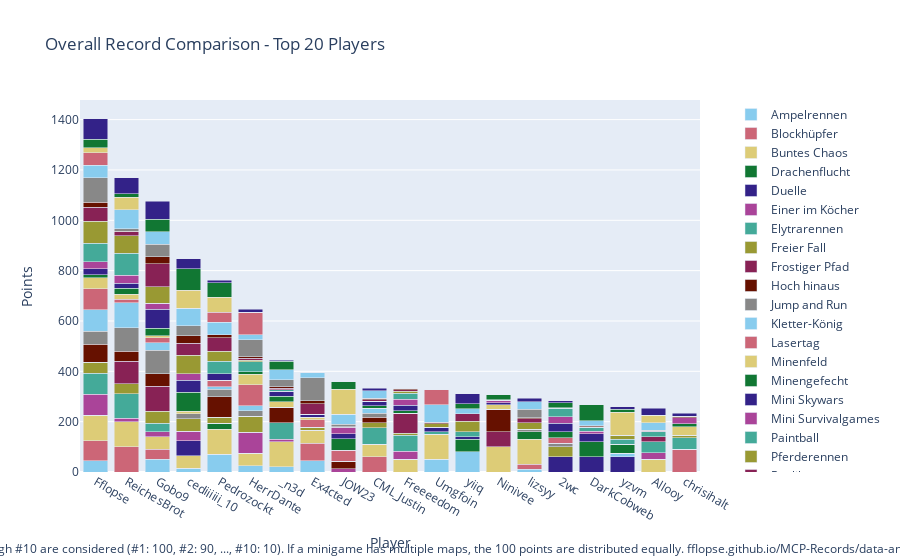

Here is the notebook cell this chart was saved with:
### Code cell
import plotly.graph_objects as go

# Sum all columns to get the total score
outDf['Total'] = outDf.sum(axis=1)

# Sort by total score and fill N/A values with 0
outDf = outDf.sort_values(by='Total', ascending=False).fillna(0)

# Crop to top 10 players
cropDf = outDf.head(20).copy()

# Drop the 'Total' column for plotting
cropDf = cropDf.drop(columns=['Total'])

# Create a color palette
color_palette = px.colors.qualitative.Safe

# Create the stacked bar plot
fig = go.Figure()

for column in cropDf.columns.difference(['Player']):
    fig.add_trace(go.Bar(
        x=cropDf.index,
        y=cropDf[column],
        name=column,
        marker_color=color_palette[len(fig.data) % len(color_palette)]
    ))

# Update layout
fig.update_layout(
    barmode='stack',
    title='Overall Record Comparison - Top 20 Players',
    xaxis=dict(title='Player'),
    yaxis=dict(title='Points'),
    #height=800,
    #width=1000,
    legend=dict(
        x=1.05,
        y=0.5,
        traceorder='normal',
        font=dict(size=12),
        bgcolor='rgba(255, 255, 255, 0)',
        bordercolor='rgba(0, 0, 0, 0)'
    ),
    margin=dict(r=200),  # Adjust right margin to make room for the legend
    annotations=[
        dict(
            x=0.5,
            y=-0.235,
            xref='paper',
            yref='paper',
            text='Max 100 points per minigame. Records #1 through #10 are considered (#1: 100, #2: 90, ..., #10: 10). If a minigame has multiple maps, the 100 points are distributed equally. fflopse.github.io/MCP-Records/data-analysis/global-ranking.ipynb',
            showarrow=False,
            font=dict(size=12),
            xanchor='center'
        )
    ]
)

fig.show()

# save the plot as an html file

fig.write_html('out/overall_record_comparison.html')

### Figure 1 — Plotly figure (JSON) as saved in the notebook; plotly's stock layout.template omitted (floating-point values rounded to 4 significant figures)
{"data": [{"marker": {"color": "rgb(136, 204, 238)"}, "name": "Ampelrennen", "type": "bar", "x": ["Fflopse", "ReichesBrot", "Gobo9", "cediiiiii_10", "Pedrozockt", "HerrDante", "_n3d", "Ex4cted", "JOW23", "CML_Justin", "Freeeedom", "Umgfoin", "yiiq", "Ninivee", "lizsyy", "2wc", "DarkCobweb", "yzvm", "Allooy", "chrisihalt"], "y": [45, 0, 50, 15, 70, 25, 20, 45, 0, 0, 0, 50, 0, 0, 10, 0, 0, 0, 0, 0]}, {"marker": {"color": "rgb(204, 102, 119)"}, "name": "Blockhüpfer", "type": "bar", "x": ["Fflopse", "ReichesBrot", "Gobo9", "cediiiiii_10", "Pedrozockt", "HerrDante", "_n3d", "Ex4cted", "JOW23", "CML_Justin", "Freeeedom", "Umgfoin", "yiiq", "Ninivee", "lizsyy", "2wc", "DarkCobweb", "yzvm", "Allooy", "chrisihalt"], "y": [80, 100, 40, 0, 0, 0, 0, 70, 0, 60, 0, 0, 0, 0, 20, 0, 0, 0, 0, 90]}, {"marker": {"color": "rgb(221, 204, 119)"}, "name": "Buntes Chaos", "type": "bar", "x": ["Fflopse", "ReichesBrot", "Gobo9", "cediiiiii_10", "Pedrozockt", "HerrDante", "_n3d", "Ex4cted", "JOW23", "CML_Justin", "Freeeedom", "Umgfoin", "yiiq", "Ninivee", "lizsyy", "2wc", "DarkCobweb", "yzvm", "Allooy", "chrisihalt"], "y": [100, 100, 50, 50, 100, 50, 100, 50, 0, 50, 50, 100, 0, 100, 100, 0, 0, 0, 50, 0]}, {"marker": {"color": "rgb(17, 119, 51)"}, "name": "Drachenflucht", "type": "bar", "x": ["Fflopse", "ReichesBrot", "Gobo9", "cediiiiii_10", "Pedrozockt", "HerrDante", "_n3d", "Ex4cted", "JOW23", "CML_Justin", "Freeeedom", "Umgfoin", "yiiq", "Ninivee", "lizsyy", "2wc", "DarkCobweb", "yzvm", "Allooy", "chrisihalt"], "y": [0, 0, 0, 0, 23.33, 0, 0, 0, 0, 0, 0, 0, 0, 0, 30, 0, 0, 0, 0, 0]}, {"marker": {"color": "rgb(51, 34, 136)"}, "name": "Duelle", "type": "bar", "x": ["Fflopse", "ReichesBrot", "Gobo9", "cediiiiii_10", "Pedrozockt", "HerrDante", "_n3d", "Ex4cted", "JOW23", "CML_Justin", "Freeeedom", "Umgfoin", "yiiq", "Ninivee", "lizsyy", "2wc", "DarkCobweb", "yzvm", "Allooy", "chrisihalt"], "y": [0, 0, 0, 60, 0, 0, 0, 0, 0, 0, 0, 0, 0, 0, 0, 60, 60, 60, 0, 0]}, {"marker": {"color": "rgb(170, 68, 153)"}, "name": "Einer im Köcher", "type": "bar", "x": ["Fflopse", "ReichesBrot", "Gobo9", "cediiiiii_10", "Pedrozockt", "HerrDante", "_n3d", "Ex4cted", "JOW23", "CML_Justin", "Freeeedom", "Umgfoin", "yiiq", "Ninivee", "lizsyy", "2wc", "DarkCobweb", "yzvm", "Allooy", "chrisihalt"], "y": [83.33, 13.33, 20, 36.67, 0, 83.33, 10, 0, 13.33, 0, 33.33, 0, 0, 0, 0, 0, 0, 0, 26.67, 0]}, {"marker": {"color": "rgb(68, 170, 153)"}, "name": "Elytrarennen", "type": "bar", "x": ["Fflopse", "ReichesBrot", "Gobo9", "cediiiiii_10", "Pedrozockt", "HerrDante", "_n3d", "Ex4cted", "JOW23", "CML_Justin", "Freeeedom", "Umgfoin", "yiiq", "Ninivee", "lizsyy", "2wc", "DarkCobweb", "yzvm", "Allooy", "chrisihalt"], "y": [83.33, 96.67, 33.33, 0, 0, 0, 66.67, 0, 0, 66.67, 63.33, 10, 0, 0, 0, 0, 0, 0, 43.33, 46.67]}, {"marker": {"color": "rgb(153, 153, 51)"}, "name": "Freier Fall", "type": "bar", "x": ["Fflopse", "ReichesBrot", "Gobo9", "cediiiiii_10", "Pedrozockt", "HerrDante", "_n3d", "Ex4cted", "JOW23", "CML_Justin", "Freeeedom", "Umgfoin", "yiiq", "Ninivee", "lizsyy", "2wc", "DarkCobweb", "yzvm", "Allooy", "chrisihalt"], "y": [45, 40, 47.5, 50, 25, 62.5, 0, 12.5, 0, 20, 7.5, 0, 0, 0, 0, 40, 0, 0, 0, 10]}, {"marker": {"color": "rgb(136, 34, 85)"}, "name": "Frostiger Pfad", "type": "bar", "x": ["Fflopse", "ReichesBrot", "Gobo9", "cediiiiii_10", "Pedrozockt", "HerrDante", "_n3d", "Ex4cted", "JOW23", "CML_Justin", "Freeeedom", "Umgfoin", "yiiq", "Ninivee", "lizsyy", "2wc", "DarkCobweb", "yzvm", "Allooy", "chrisihalt"], "y": [0, 90, 100, 0, 0, 0, 0, 0, 0, 0, 80, 0, 0, 60, 0, 0, 0, 0, 20, 0]}, {"marker": {"color": "rgb(102, 17, 0)"}, "name": "Hoch hinaus", "type": "bar", "x": ["Fflopse", "ReichesBrot", "Gobo9", "cediiiiii_10", "Pedrozockt", "HerrDante", "_n3d", "Ex4cted", "JOW23", "CML_Justin", "Freeeedom", "Umgfoin", "yiiq", "Ninivee", "lizsyy", "2wc", "DarkCobweb", "yzvm", "Allooy", "chrisihalt"], "y": [70, 40, 50, 0, 80, 0, 60, 0, 30, 20, 0, 0, 0, 90, 0, 0, 0, 0, 0, 0]}, {"marker": {"color": "rgb(136, 136, 136)"}, "name": "Jump and Run", "type": "bar", "x": ["Fflopse", "ReichesBrot", "Gobo9", "cediiiiii_10", "Pedrozockt", "HerrDante", "_n3d", "Ex4cted", "JOW23", "CML_Justin", "Freeeedom", "Umgfoin", "yiiq", "Ninivee", "lizsyy", "2wc", "DarkCobweb", "yzvm", "Allooy", "chrisihalt"], "y": [53.33, 93.33, 93.33, 20, 30, 23.33, 0, 0, 0, 16.67, 0, 0, 0, 0, 10, 13.33, 0, 0, 0, 0]}, {"marker": {"color": "rgb(136, 204, 238)"}, "name": "Kletter-König", "type": "bar", "x": ["Fflopse", "ReichesBrot", "Gobo9", "cediiiiii_10", "Pedrozockt", "HerrDante", "_n3d", "Ex4cted", "JOW23", "CML_Justin", "Freeeedom", "Umgfoin", "yiiq", "Ninivee", "lizsyy", "2wc", "DarkCobweb", "yzvm", "Allooy", "chrisihalt"], "y": [85, 100, 30, 0, 10, 20, 0, 0, 0, 20, 0, 0, 80, 0, 0, 0, 0, 15, 0, 0]}, {"marker": {"color": "rgb(204, 102, 119)"}, "name": "Lasertag", "type": "bar", "x": ["Fflopse", "ReichesBrot", "Gobo9", "cediiiiii_10", "Pedrozockt", "HerrDante", "_n3d", "Ex4cted", "JOW23", "CML_Justin", "Freeeedom", "Umgfoin", "yiiq", "Ninivee", "lizsyy", "2wc", "DarkCobweb", "yzvm", "Allooy", "chrisihalt"], "y": [83.33, 13.33, 20, 0, 26.67, 83.33, 0, 30, 43.33, 0, 0, 0, 0, 0, 0, 23.33, 0, 0, 0, 0]}, {"marker": {"color": "rgb(221, 204, 119)"}, "name": "Minenfeld", "type": "bar", "x": ["Fflopse", "ReichesBrot", "Gobo9", "cediiiiii_10", "Pedrozockt", "HerrDante", "_n3d", "Ex4cted", "JOW23", "CML_Justin", "Freeeedom", "Umgfoin", "yiiq", "Ninivee", "lizsyy", "2wc", "DarkCobweb", "yzvm", "Allooy", "chrisihalt"], "y": [43.33, 20, 6.667, 10, 0, 40, 23.33, 10, 0, 0, 0, 0, 0, 16.67, 0, 0, 0, 0, 0, 33.33]}, {"marker": {"color": "rgb(17, 119, 51)"}, "name": "Minengefecht", "type": "bar", "x": ["Fflopse", "ReichesBrot", "Gobo9", "cediiiiii_10", "Pedrozockt", "HerrDante", "_n3d", "Ex4cted", "JOW23", "CML_Justin", "Freeeedom", "Umgfoin", "yiiq", "Ninivee", "lizsyy", "2wc", "DarkCobweb", "yzvm", "Allooy", "chrisihalt"], "y": [12.5, 22.5, 30, 75, 0, 10, 20, 0, 45, 10, 10, 0, 50, 0, 0, 22.5, 60, 35, 0, 12.5]}, {"marker": {"color": "rgb(51, 34, 136)"}, "name": "Mini Skywars", "type": "bar", "x": ["Fflopse", "ReichesBrot", "Gobo9", "cediiiiii_10", "Pedrozockt", "HerrDante", "_n3d", "Ex4cted", "JOW23", "CML_Justin", "Freeeedom", "Umgfoin", "yiiq", "Ninivee", "lizsyy", "2wc", "DarkCobweb", "yzvm", "Allooy", "chrisihalt"], "y": [24, 20, 76, 48, 26, 0, 20, 12, 20, 18, 22, 18, 10, 8, 0, 34, 32, 0, 0, 0]}, {"marker": {"color": "rgb(170, 68, 153)"}, "name": "Mini Survivalgames", "type": "bar", "x": ["Fflopse", "ReichesBrot", "Gobo9", "cediiiiii_10", "Pedrozockt", "HerrDante", "_n3d", "Ex4cted", "JOW23", "CML_Justin", "Freeeedom", "Umgfoin", "yiiq", "Ninivee", "lizsyy", "2wc", "DarkCobweb", "yzvm", "Allooy", "chrisihalt"], "y": [26.67, 33.33, 23.33, 26.67, 0, 0, 0, 0, 23.33, 0, 23.33, 0, 0, 10, 0, 26.67, 10, 0, 0, 23.33]}, {"marker": {"color": "rgb(68, 170, 153)"}, "name": "Paintball", "type": "bar", "x": ["Fflopse", "ReichesBrot", "Gobo9", "cediiiiii_10", "Pedrozockt", "HerrDante", "_n3d", "Ex4cted", "JOW23", "CML_Justin", "Freeeedom", "Umgfoin", "yiiq", "Ninivee", "lizsyy", "2wc", "DarkCobweb", "yzvm", "Allooy", "chrisihalt"], "y": [73.33, 86.67, 0, 0, 50, 40, 6.667, 0, 0, 0, 23.33, 0, 20, 0, 0, 33.33, 16.67, 20, 20, 0]}, {"marker": {"color": "rgb(153, 153, 51)"}, "name": "Pferderennen", "type": "bar", "x": ["Fflopse", "ReichesBrot", "Gobo9", "cediiiiii_10", "Pedrozockt", "HerrDante", "_n3d", "Ex4cted", "JOW23", "CML_Justin", "Freeeedom", "Umgfoin", "yiiq", "Ninivee", "lizsyy", "2wc", "DarkCobweb", "yzvm", "Allooy", "chrisihalt"], "y": [88.33, 70, 65, 71.67, 38.33, 6.667, 0, 0, 0, 0, 8.333, 13.33, 41.67, 0, 26.67, 0, 0, 13.33, 0, 0]}, {"marker": {"color": "rgb(136, 34, 85)"}, "name": "Replika", "type": "bar", "x": ["Fflopse", "ReichesBrot", "Gobo9", "cediiiiii_10", "Pedrozockt", "HerrDante", "_n3d", "Ex4cted", "JOW23", "CML_Justin", "Freeeedom", "Umgfoin", "yiiq", "Ninivee", "lizsyy", "2wc", "DarkCobweb", "yzvm", "Allooy", "chrisihalt"], "y": [54.85, 15.34, 91.36, 48.74, 53.59, 7.184, 5.631, 40.78, 1.845, 5.922, 4.951, 0, 29.13, 0, 15.53, 2.233, 1.262, 0, 1.262, 0]}, {"marker": {"color": "rgb(102, 17, 0)"}, "name": "Sammelwahn", "type": "bar", "x": ["Fflopse", "ReichesBrot", "Gobo9", "cediiiiii_10", "Pedrozockt", "HerrDante", "_n3d", "Ex4cted", "JOW23", "CML_Justin", "Freeeedom", "Umgfoin", "yiiq", "Ninivee", "lizsyy", "2wc", "DarkCobweb", "yzvm", "Allooy", "chrisihalt"], "y": [20.7, 2.791, 27.91, 29.53, 12.33, 6.512, 6.744, 13.49, 2.093, 6.279, 6.977, 6.047, 0, 1.628, 3.953, 0, 3.023, 3.256, 5.116, 6.279]}, {"marker": {"color": "rgb(136, 136, 136)"}, "name": "Schießstand", "type": "bar", "x": ["Fflopse", "ReichesBrot", "Gobo9", "cediiiiii_10", "Pedrozockt", "HerrDante", "_n3d", "Ex4cted", "JOW23", "CML_Justin", "Freeeedom", "Umgfoin", "yiiq", "Ninivee", "lizsyy", "2wc", "DarkCobweb", "yzvm", "Allooy", "chrisihalt"], "y": [96.67, 10, 50, 40, 0, 66.67, 26.67, 90, 10, 0, 0, 0, 0, 0, 33.33, 0, 0, 0, 0, 0]}, {"marker": {"color": "rgb(136, 204, 238)"}, "name": "Spleef", "type": "bar", "x": ["Fflopse", "ReichesBrot", "Gobo9", "cediiiiii_10", "Pedrozockt", "HerrDante", "_n3d", "Ex4cted", "JOW23", "CML_Justin", "Freeeedom", "Umgfoin", "yiiq", "Ninivee", "lizsyy", "2wc", "DarkCobweb", "yzvm", "Allooy", "chrisihalt"], "y": [50, 75, 50, 70, 50, 20, 40, 20, 40, 30, 0, 70, 20, 0, 30, 0, 20, 0, 30, 0]}, {"marker": {"color": "rgb(204, 102, 119)"}, "name": "Todeswürfel", "type": "bar", "x": ["Fflopse", "ReichesBrot", "Gobo9", "cediiiiii_10", "Pedrozockt", "HerrDante", "_n3d", "Ex4cted", "JOW23", "CML_Justin", "Freeeedom", "Umgfoin", "yiiq", "Ninivee", "lizsyy", "2wc", "DarkCobweb", "yzvm", "Allooy", "chrisihalt"], "y": [50, 0, 0, 0, 40, 90, 0, 0, 0, 0, 0, 60, 0, 0, 0, 0, 0, 0, 0, 0]}, {"marker": {"color": "rgb(221, 204, 119)"}, "name": "Waffenfolge", "type": "bar", "x": ["Fflopse", "ReichesBrot", "Gobo9", "cediiiiii_10", "Pedrozockt", "HerrDante", "_n3d", "Ex4cted", "JOW23", "CML_Justin", "Freeeedom", "Umgfoin", "yiiq", "Ninivee", "lizsyy", "2wc", "DarkCobweb", "yzvm", "Allooy", "chrisihalt"], "y": [20, 50, 0, 70, 60, 0, 0, 0, 100, 0, 0, 0, 0, 0, 0, 0, 0, 90, 30, 0]}, {"marker": {"color": "rgb(17, 119, 51)"}, "name": "Walls", "type": "bar", "x": ["Fflopse", "ReichesBrot", "Gobo9", "cediiiiii_10", "Pedrozockt", "HerrDante", "_n3d", "Ex4cted", "JOW23", "CML_Justin", "Freeeedom", "Umgfoin", "yiiq", "Ninivee", "lizsyy", "2wc", "DarkCobweb", "yzvm", "Allooy", "chrisihalt"], "y": [33.33, 13.33, 50, 86.67, 56.67, 0, 33.33, 0, 30, 0, 0, 0, 20, 20, 0, 20, 63.33, 13.33, 0, 0]}, {"marker": {"color": "rgb(51, 34, 136)"}, "name": "Wettrennen", "type": "bar", "x": ["Fflopse", "ReichesBrot", "Gobo9", "cediiiiii_10", "Pedrozockt", "HerrDante", "_n3d", "Ex4cted", "JOW23", "CML_Justin", "Freeeedom", "Umgfoin", "yiiq", "Ninivee", "lizsyy", "2wc", "DarkCobweb", "yzvm", "Allooy", "chrisihalt"], "y": [82, 64, 72, 40, 10, 12, 4, 0, 0, 10, 0, 0, 40, 0, 14, 8, 0, 10, 26, 12]}], "layout": {"annotations": [{"font": {"size": 12}, "showarrow": false, "text": "Max 100 points per minigame. Records #1 through #10 are considered (#1: 100, #2: 90, ..., #10: 10). If a minigame has multiple maps, the 100 points are distributed equally. fflopse.github.io/MCP-Records/data-analysis/global-ranking.ipynb", "x": 0.5, "xanchor": "center", "xref": "paper", "y": -0.235, "yref": "paper"}], "barmode": "stack", "legend": {"bgcolor": "rgba(255, 255, 255, 0)", "bordercolor": "rgba(0, 0, 0, 0)", "font": {"size": 12}, "traceorder": "normal", "x": 1.05, "y": 0.5}, "margin": {"r": 200}, "title": {"text": "Overall Record Comparison - Top 20 Players"}, "xaxis": {"title": {"text": "Player"}}, "yaxis": {"title": {"text": "Points"}}}}
